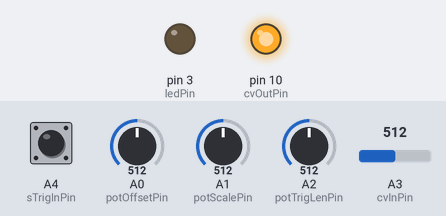
Bench run of a sketch on a simulated Arduino Uno, built with avr-gcc and run on an emulated ATmega328P. Shown: output pins drawn as LEDs (lit = HIGH). The test bench sets the inputs (shaded band); at power-on: A1 (potScalePin) = 512, A0 (potOffsetPin) = 512, A4 (sTrigInPin) HIGH, A3 (cvInPin) = 512, A2 (potTrigLenPin) = 512. Pins used as bus, display or sensor lines are not drawn.

Above: at 1.2 s.
1.3 s: A1 (potScalePin) set to 440
2.8 s: A1 (potScalePin) set to 420
At 3.6 s:
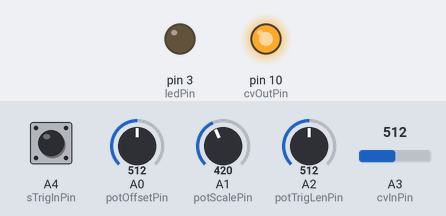
4.3 s: A0 (potOffsetPin) set to 30
At 4.7 s:
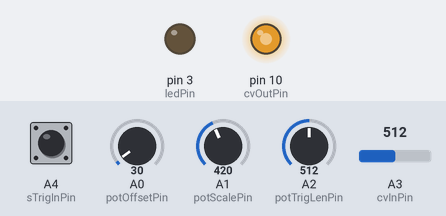
5.8 s: A4 (sTrigInPin) pulled LOW for 0.15 s
At 6.1 s:
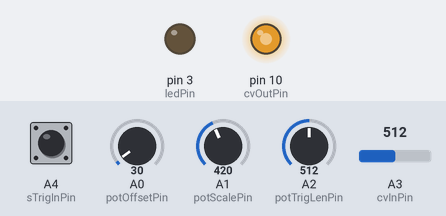
7.4 s: A3 (cvInPin) set to 716
At 8.3 s:
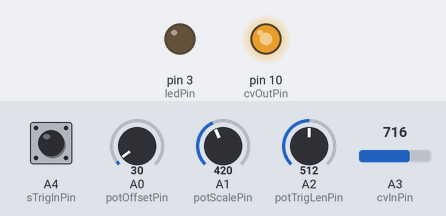
8.9 s: A4 (sTrigInPin) pulled LOW for 1 s
At 9.7 s:
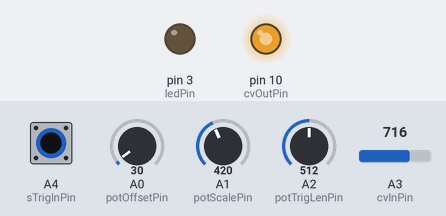
Timing chart, 0 to 11.9 s (numbered marks = the images above; inputs shaded):
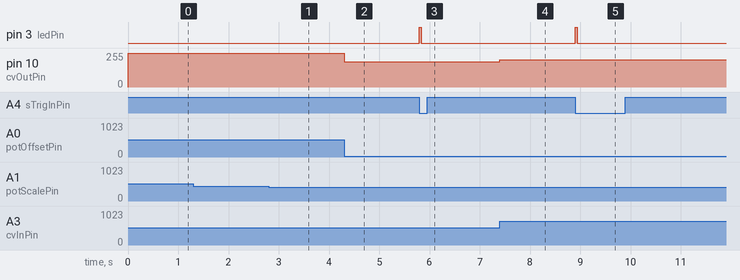

The sketch:

ms2eurorack.ino
```cpp
/*
  MS-20 to Eurorack converter

  CV: Hz/V in -> V/oct out, log mapping.
  Trigger: S-trig in -> V-trig out (HIGH pulse).

  Calibration notes:
  - MS-20 CV outputs: typically 0-5V (some modules 0-8V)
  - Hz/V scaling: frequency is linear with voltage (f = k * V)
  - V/oct scaling: frequency is exponential (f = f0 * 2^V)
  - Conversion: V_out = log2(V_in) + constant

  Tuning:
  - POT1 (Offset): Sets zero point / root note (-1.25V to +1.25V range)
  - POT2 (Scale): Adjusts octave range to match your oscillator (0.5x to 2.0x gain)
  - Start with Scale at middle, play a known note on MS-20, adjust Offset to match pitch
  - Then adjust Scale so octaves track correctly across the range

  --Pin assign---
  POT1  A0  Offset (V/oct calibration)
  POT2  A1  Scale / gain (octave range)
  POT3  A2  Trigger length (pulse width, ~2-100 ms)
  F1    A3  CV IN1  Hz/V in (MS-20, analog)
  F2    A4  CV IN2  S-trig in (trigger input, short to GND; used as digital)
  F3    D10 OUT1   V/oct CV out (PWM)
  F4    D11 OUT2   V-trig out (trigger output)
  BUTTON D4 Push button (internal pull-up)
  LED   D3  Input trigger indicator
  EEPROM  N/A
*/

#include <math.h>

const int potOffsetPin   = A0;
const int potScalePin    = A1;
const int potTrigLenPin  = A2;
const int cvInPin        = A3;   // F1 = CV IN1
const int cvOutPin       = 10;   // F3 = OUT1
const int sTrigInPin     = A4;   // F2 = CV IN2 jack, S-trig in (digital read)
const int vTrigOutPin    = 11;   // F4 = OUT2
const int ledPin         = 3;

bool lastSTrigState = HIGH;
unsigned long trigOutStart = 0;
unsigned long ledOffTime = 0;
byte trigOutState = 2;  // 0=start pulse, 1=pulse on, 2=idle
const unsigned long TRIG_DEBOUNCE_MS = 5;
const unsigned long LED_FLASH_MS = 40;

void setup() {
  pinMode(sTrigInPin, INPUT_PULLUP);
  pinMode(vTrigOutPin, OUTPUT);
  pinMode(ledPin, OUTPUT);

  pinMode(cvOutPin, OUTPUT);
  digitalWrite(vTrigOutPin, LOW);
  digitalWrite(ledPin, LOW);

  TCCR1A = (1 << WGM10) | (1 << COM1B1);
  TCCR1B = (1 << WGM12) | (1 << CS10);
}

void loop() {
  unsigned long now = millis();

  int offsetRaw = analogRead(potOffsetPin);
  int scaleRaw = analogRead(potScalePin);
  int trigLenRaw = analogRead(potTrigLenPin);
  int adc = analogRead(cvInPin);
  if (adc < 0) adc = 0;
  if (adc > 1023) adc = 1023;

  // MS-20 CV output: typically 0-5V (ADC 0-1023 if Vcc=5V)
  // Hz/V: frequency = k * voltage (linear)
  // V/oct: frequency = f0 * 2^V_out (exponential)
  // So: f0 * 2^V_out = k * V_in  =>  V_out = log2(k*V_in/f0) = log2(V_in) + constant

  // Convert ADC to voltage (assuming 0-5V range, Vcc=5V)
  // ADC 0 = 0V, ADC 1023 = 5V
  float voltageIn = (float)adc * 5.0f / 1023.0f;

  // Avoid log(0) - use minimum voltage threshold
  // MS-20 CV typically starts around 0V, but we need a small offset for log
  const float MIN_VOLTAGE = 0.01f;  // 10mV minimum to avoid log(0)
  if (voltageIn < MIN_VOLTAGE) voltageIn = MIN_VOLTAGE;

  // Log conversion: V_out ∝ log2(V_in)
  // Map 0.01V to 5V -> log2(0.01) to log2(5) ≈ -6.64 to 2.32
  // Normalize to 0-255 range for PWM output (0-5V V/oct)
  float log2v = log(voltageIn) / log(2.0f);
  float logMin = log(MIN_VOLTAGE) / log(2.0f);  // ≈ -6.64
  float logMax = log(5.0f) / log(2.0f);          // ≈ 2.32
  float logRange = logMax - logMin;              // ≈ 8.96

  // Normalize log value to 0-1 range, then scale to 0-255
  float normalized = (log2v - logMin) / logRange;
  int logVal = (int)(normalized * 255.0f + 0.5f);
  if (logVal < 0) logVal = 0;
  if (logVal > 255) logVal = 255;

  // Apply user calibration: scale and offset
  // Scale pot: 0-1023 -> 0.5x to 2.0x gain (128-512 in 8.8 fixed point)
  // Use this to match MS-20 Hz/V scaling to your V/oct oscillator's range
  int scale = map(scaleRaw, 0, 1023, 128, 512);  // 0.5x to 2.0x
  // Offset pot: 0-1023 -> -64 to +64 PWM steps (roughly -1.25V to +1.25V at 5V range)
  // Use this to set the zero point / root note
  int offset = map(offsetRaw, 0, 1023, -64, 64);

  // Use long to avoid overflow: logVal (0-255) * scale (128-512) can exceed int16 range
  long out = ((long)logVal * (long)scale) >> 8;  // Apply scale (8.8 fixed point)
  out += offset;
  if (out < 0) out = 0;
  if (out > 255) out = 255;
  analogWrite(cvOutPin, (uint8_t)out);

  unsigned long pulseMs = (unsigned long)map(trigLenRaw, 0, 1023, 2, 100);
  if (pulseMs < 2) pulseMs = 2;

  int sTrigReading = digitalRead(sTrigInPin);
  if (sTrigReading == LOW && lastSTrigState == HIGH) {
    if (trigOutState == 2 && (now - trigOutStart) > TRIG_DEBOUNCE_MS) {
      trigOutStart = now;
      trigOutState = 0;
      ledOffTime = now + LED_FLASH_MS;
      digitalWrite(ledPin, HIGH);
    }
  }
  lastSTrigState = sTrigReading;

  if (trigOutState == 0) {
    digitalWrite(vTrigOutPin, HIGH);
    trigOutState = 1;
  } else if (trigOutState == 1 && (now - trigOutStart) >= pulseMs) {
    digitalWrite(vTrigOutPin, LOW);
    trigOutState = 2;
  }

  if (ledOffTime && now >= ledOffTime) {
    digitalWrite(ledPin, LOW);
    ledOffTime = 0;
  }
}
```

Measured:
- after the input at 1.3 s, every drawn part: stays the same
- after the input at 2.8 s, pin 10 (cvOutPin): 255/255 → 252/255 at once
- after the input at 4.3 s, pin 10 (cvOutPin): 252/255 → 191/255 at once
- after the input at 5.8 s, pin 3 (ledPin): LOW → HIGH at once, → LOW 0.04 s later
- after the input at 7.4 s, pin 10 (cvOutPin): 191/255 → 206/255 at once
- after the input at 8.9 s, pin 3 (ledPin): LOW → HIGH at once, → LOW 0.04 s later
